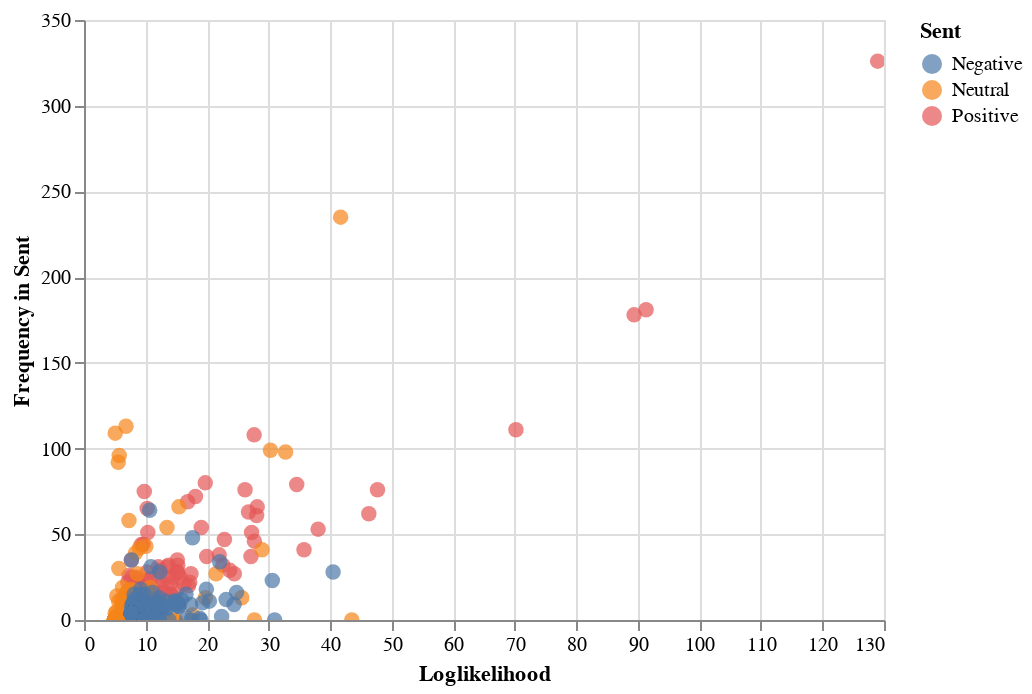

The notebook cell saved with this chart:
### Code cell
import altair as alt

alt.Chart(key_data).mark_circle(size=60).encode(
    x='Loglikelihood',
    y='Frequency in Sent',
    color='Sent',
    tooltip=['Bigram', 'Loglikelihood', 'Frequency', 'Frequency in Sent']
).interactive()

### Figure 1 — Vega-Lite specification as saved in the notebook (floating-point values rounded to 4 significant figures; data arrays with more than 128 entries replaced by an {"elided": "..."} marker saying what was removed)
{"config": {"view": {"continuousWidth": 400, "continuousHeight": 300}}, "data": {"name": "data-8d57b283cd7b6891674b6f7be283340d"}, "mark": {"type": "circle", "size": 60}, "encoding": {"color": {"type": "nominal", "field": "Sent"}, "tooltip": [{"type": "nominal", "field": "Bigram"}, {"type": "quantitative", "field": "Loglikelihood"}, {"type": "quantitative", "field": "Frequency"}, {"type": "quantitative", "field": "Frequency in Sent"}], "x": {"type": "quantitative", "field": "Loglikelihood"}, "y": {"type": "quantitative", "field": "Frequency in Sent"}}, "selection": {"selector002": {"type": "interval", "bind": "scales", "encodings": ["x", "y"]}}, "$schema": "https://vega.github.io/schema/vega-lite/v4.8.1.json", "datasets": {"data-8d57b283cd7b6891674b6f7be283340d": {"elided": "450 records"}}}
